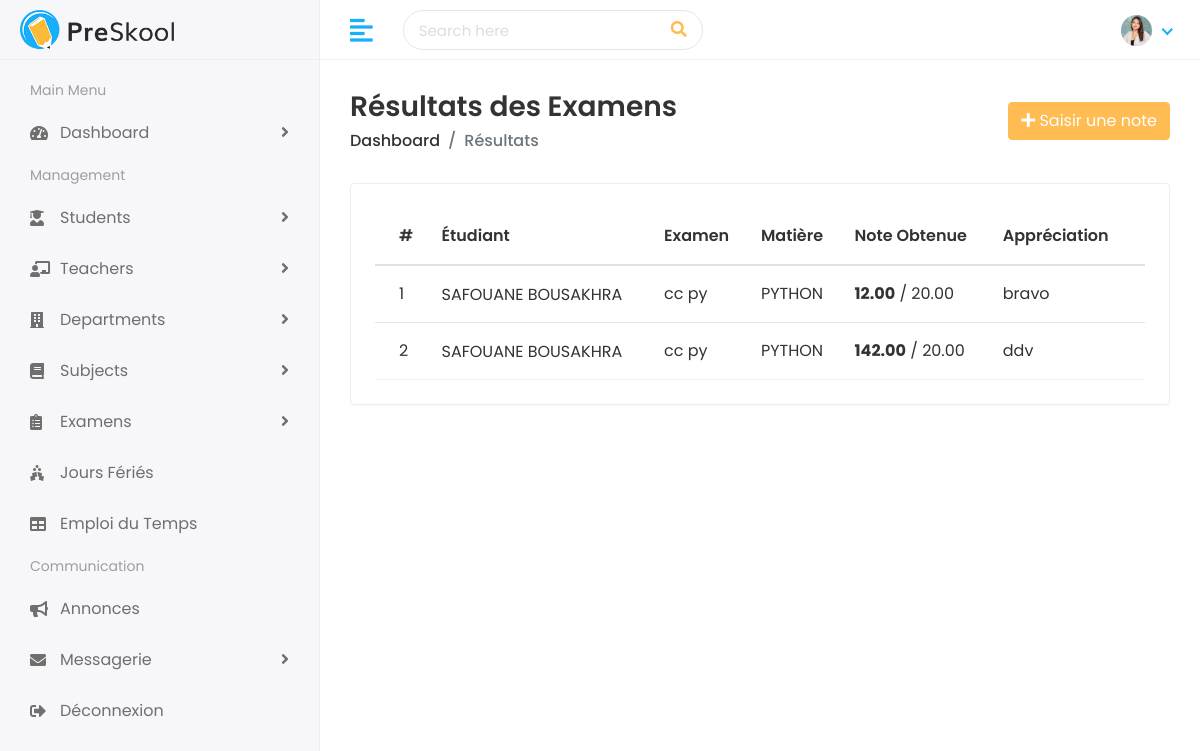
The page /results/ (signed in) on the database as committed earlier.
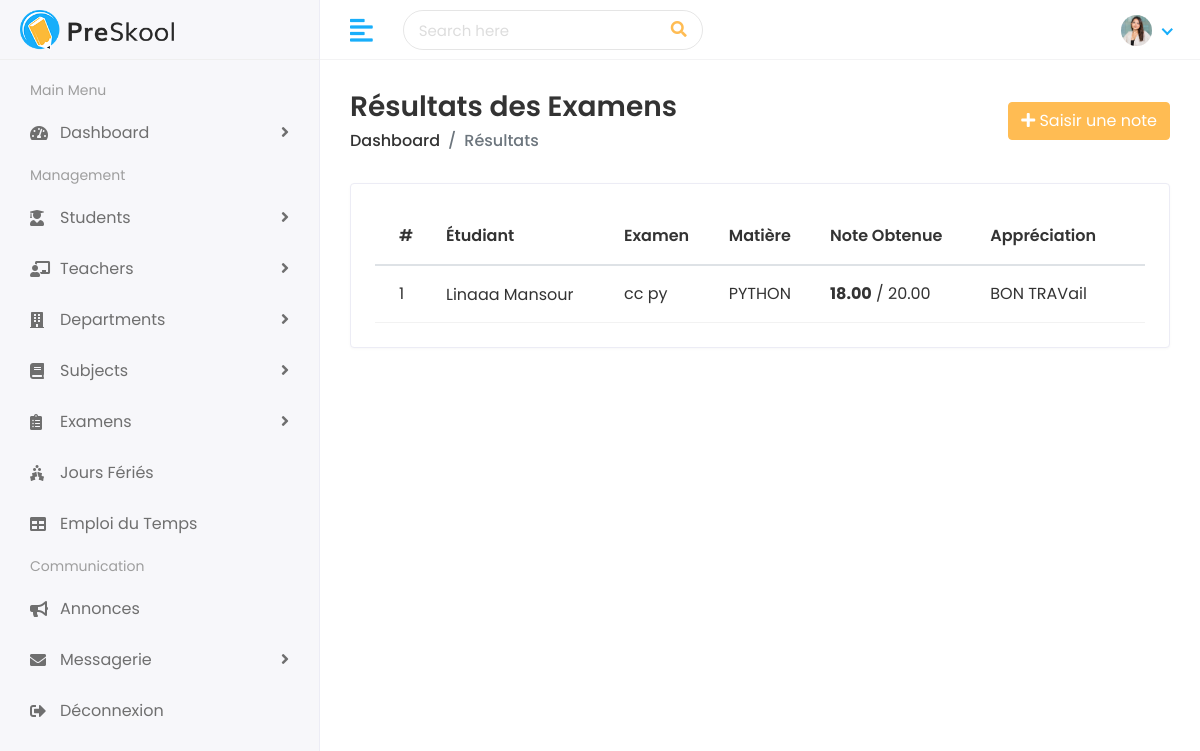
The same page on the database as committed later.
### faculty/models.py (models this page shows, shortened)
class ExamResult(models.Model):
    exam = models.ForeignKey(Exam, on_delete=models.CASCADE, verbose_name="Examen")
    student = models.ForeignKey('student.Student', on_delete=models.CASCADE, verbose_name="Étudiant")
    marks_obtained = models.DecimalField(max_digits=5, decimal_places=2, verbose_name="Note obtenue")
    total_marks = models.DecimalField(max_digits=5, decimal_places=2, default=20.00, verbose_name="Note sur (ex: 20)")
    comments = models.TextField(blank=True, null=True, verbose_name="Appréciation")

class Exam(models.Model):
    exam_name = models.CharField(max_length=100, verbose_name="Nom de l'examen (ex: Contrôle Continu 1)")
    subject = models.ForeignKey(Subject, on_delete=models.CASCADE, verbose_name="Matière")
    exam_date = models.DateField(verbose_name="Date de l'examen")
    start_time = models.TimeField(verbose_name="Heure de début")
    end_time = models.TimeField(verbose_name="Heure de fin")

class Subject(models.Model):
    name = models.CharField(max_length=100, verbose_name="Nom de la matière")
    code = models.CharField(max_length=20, unique=True, verbose_name="Code")
    description = models.TextField(blank=True, null=True, verbose_name="Description")
    department = models.ForeignKey(
        Department,
        on_delete=models.SET_NULL,
        null=True,
        blank=True,
        related_name='subjects',
        verbose_name="Département"
    )
    teacher = models.ForeignKey(
        Teacher,
        on_delete=models.SET_NULL,
        null=True,
        blank=True,
        related_name='subjects',
        verbose_name="Enseignant"
    )

### student/models.py (models this page shows, shortened)
class Student(models.Model):
    first_name = models.CharField(max_length=100)
    last_name = models.CharField(max_length=100)
    student_id = models.CharField(max_length=20, unique=True)
    gender = models.CharField(max_length=10, choices=[('Male', 'Male'), ('Female', 'Female')])
    date_of_birth = models.DateField()
    student_class = models.CharField(max_length=50)
    joining_date = models.DateField()
    mobile_number = models.CharField(max_length=15)
    admission_number = models.CharField(max_length=20)
    section = models.CharField(max_length=10)
    student_image = models.ImageField(upload_to='students/', blank=True)
    parent = models.OneToOneField(Parent, on_delete=models.CASCADE)

### faculty/views.py (the view)
# urls.py: path('results/', views.result_list, name='result_list'),
@login_required
def result_list(request):
    if getattr(request.user, 'is_student', False):
        results = ExamResult.objects.select_related('exam', 'student').filter(
            student__first_name__iexact=request.user.first_name,
            student__last_name__iexact=request.user.last_name
        )
    else:
        results = ExamResult.objects.select_related('exam', 'student').all()
    return render(request, 'exams/result_list.html', {'results': results})

### templates/exams/result_list.html (shortened to what this page needs)
{% extends 'Home/base.html' %}
{% load static %}
{% block body %}
<div class="page-wrapper">
  <div class="content container-fluid">
    <div class="page-header">
      <div class="row align-items-center">
        <div class="col">
          <h3 class="page-title">Résultats des Examens</h3>
          <ul class="breadcrumb">
            <li class="breadcrumb-item"><a href="/dashboard/">Dashboard</a></li>
            <li class="breadcrumb-item active">Résultats</li>
          </ul>
        </div>
        {% if not request.user.is_student %}
        <div class="col-auto text-right float-right ml-auto">
          <a href="{% url 'add_result' %}" class="btn btn-primary">
            <i class="fas fa-plus"></i> Saisir une note
          </a>
        </div>
        {% endif %}
      </div>
    </div>
    <div class="row">
      <div class="col-sm-12">
        <div class="card card-table">
          <div class="card-body">
            <div class="table-responsive">
              <table class="table table-hover table-center mb-0 datatable">
                <thead>
                  <tr>
                    <th>#</th>
                    <th>Étudiant</th>
                    <th>Examen</th>
                    <th>Matière</th>
                    <th>Note Obtenue</th>
                    <th>Appréciation</th>
                  </tr>
                </thead>
                <tbody>
                  {% for result in results %}
                  <tr>
                    <td>{{ forloop.counter }}</td>
                    <td>
                      <h2 class="table-avatar">
                        <a href="#">{{ result.student.first_name }} {{ result.student.last_name }}</a>
                      </h2>
                    </td>
                    <td>{{ result.exam.exam_name }}</td>
                    <td>{{ result.exam.subject.name }}</td>
                    <td>
                      <strong>{{ result.marks_obtained }}</strong> / {{ result.total_marks }}
                    </td>
                    <td>{{ result.comments|default:"-" }}</td>
                  </tr>
                  {% empty %}
                  <tr><td colspan="6" class="text-center">Aucun résultat enregistré.</td></tr>
                  {% endfor %}
                </tbody>
              </table>
            </div>
          </div>
        </div>
      </div>
    </div>
  </div>
</div>
{% endblock %}

Rows that differ between the two databases and show on the page:
removed ExamResult: student.first_name "SAFOUANE", student.last_name "BOUSAKHRA", exam.exam_name "cc py", exam.subject.name "PYTHON", marks_obtained "12.00", total_marks "20.00", comments "bravo"
removed ExamResult: student.first_name "SAFOUANE", student.last_name "BOUSAKHRA", exam.exam_name "cc py", exam.subject.name "PYTHON", marks_obtained "142.00", total_marks "20.00", comments "ddv"
added ExamResult: student.first_name "Linaaa", student.last_name "Mansour", exam.exam_name "cc py", exam.subject.name "PYTHON", marks_obtained "18.00", total_marks "20.00", comments "BON TRAVail"
